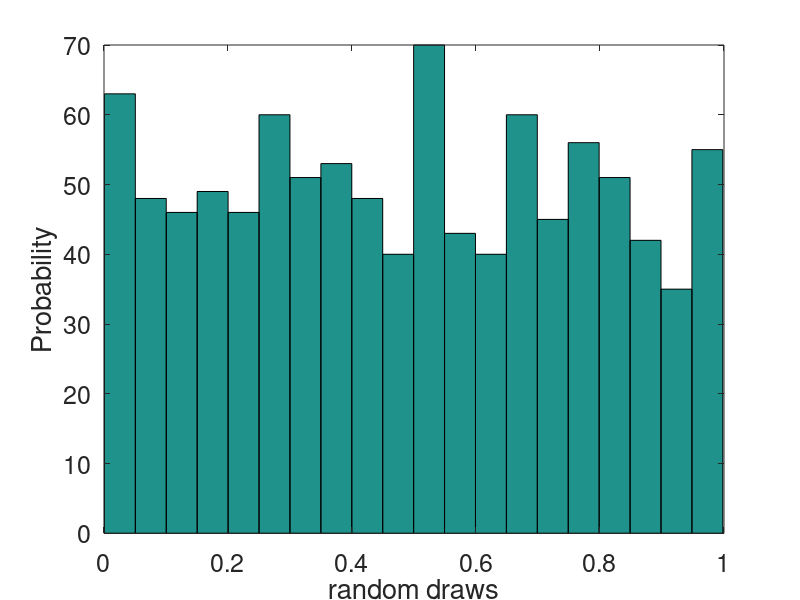
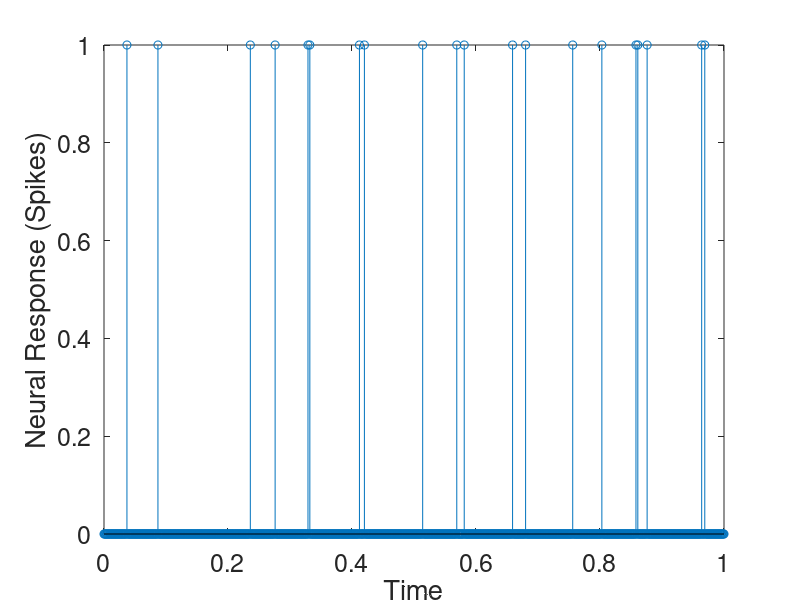
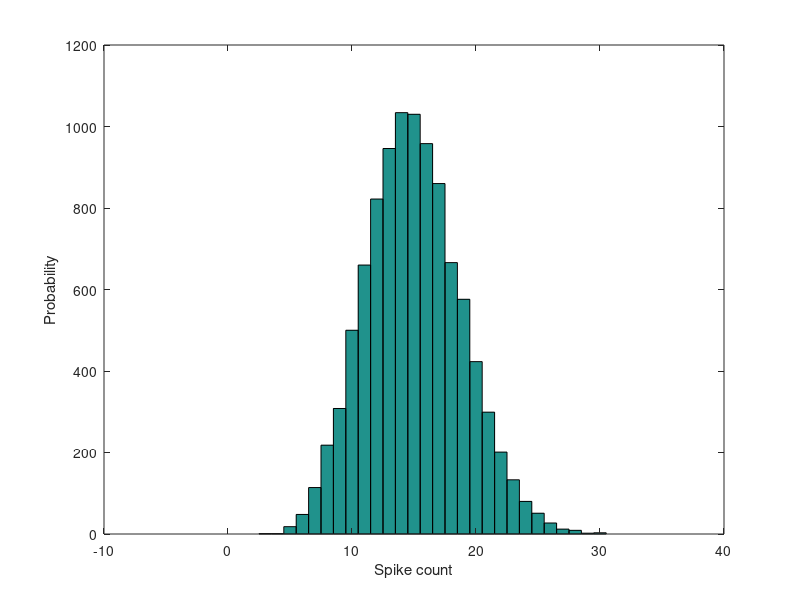

Recreate these plots in MATLAB, in order. (Note: this script raises an error after producing the figures.)

%% This is a tutorial for generating Poisson spike trains.
% Original tutorial: David Heeger (for Cold Spring Harbor Lab summer school).
% Modified by: Odelia Schwartz.
% Read the comments and copy each line of code into matlab.
% In Matlab's editor, to run one block of code (starting with %%)
% you can use the Run and Advance button.
% Type 'help <function_name>' in Matlab window for any
% function you would like more information on.
% Type 'which <function_name>' in Matlab window for the
% location of a file.
%
%%%%%%%%%%%%%%%%%%%%%%%%%%%%%%%%%%%%%%%%%%%%%%%%%%%%%%%%%%%%%%%

% Generating Samples of a Poisson Process.

% Spike trains in neurons are often modeled as a Poisson random 
% process.
%
% One of the easiest ways to generate a Poisson spike
% train is to rely on the approximation that in any small
% time interval the probability of a spike is proportional
% to the mean spike count (firing rate) times the time step:
%
%    Prob{1 spike during (t,t+deltaT)} = r(t) deltaT
%
% where r(t) is the firing rate and deltaT is 
% the time step.  This approximation is only valid when deltaT is
% very short so that there is essentially no chance of there
% being more than one spike per time interval.

%% (1)
% Let's begin by choosing a time step and by choosing an average
% firing rate.
% After running this, try and also choose different firing rates.

deltaT=1e-3 			% Time step: 1e-3 secs = 1 msec
rate=15			    	% Firing rate: spikes/sec
duration=1			% 1 sec simulation

%% Choose the time intervals
times = [0:deltaT:duration] %the millisecond step over until 1 second
size(times) %outputs the column vector of size 1001

%% We can generate one random number between 0 and 1
% Try this many times
xr_one = rand

%% Let's check if the mean firing rate times the time interval 
% is greater than the random number
% Again, we can repeat choosing a random number and checking
% many times
intervalRate = (rate*deltaT)
xr_one
intervalRate > xr_one %0 if interval rate is not greater than the rand num generated

%% We want to do this process not just for one interval,
% but for all the time intervals over the duration
% We'll choose a bunch of random numbers, one for each time step,
% uniformly distributed between 0 and 1.
xr=rand(size(times)) %another 1x1001 column vector of randomly generated nums btw 0 and 1


%% Check that values are reasonably random by plotting a histogram
figure(1);
hist(xr,20);
set(gca, 'fontsize', 18);
xlabel('random draws')
ylabel('Probability')

%% Now, insert a spike whenever the probability of firing
% (rate*deltaT) is greater than the corresponding random number:
% Matlab allows you to do this operation in one line, without a 
% for loop. 

neuralResponse = intervalRate > xr %will produce the outcome of 0s and 1s (1x1001 column vector) depending on the truth value
figure(2); 

% We'll plot the neural responses (spikes) using the stem command
% which is a lollipop plot...
stem(times,neuralResponse);    
set(gca, 'fontsize', 18);
xlabel('Time')
ylabel('Neural Response (Spikes)')

%% To get a better understanding of what this does, we
% can look at the values for a vector of length 5
% Try changing the vector to get more spikes
tmpxr = [.001 .1 .2 .5 .06]
intervalRate
tmpResponse = intervalRate > tmpxr

%% Calculate the spike count, which are the number of spikes during the time duration
spikeCount=sum(neuralResponse)


%% (2) Repeat this 1000 times and save the spikeCounts each time
len = 10000;
spikeCounts = zeros(len,1);;
for i=1:len
   xr=rand(size(times));
   % insert a spike whenever the probability of firing
   % (rate*deltaT) is greater than the corresponding random number:
   neuralResponse = intervalRate > xr;
   spikeCount=sum(neuralResponse)
   spikeCounts(i)= spikeCount;
end 
%% What is the mean of the spikeCounts? How does it
% compare to the firing rate?

mean(spikeCounts) %the array of spike count sums 
rate %the mean of spikecounts is greater than the firing rate

%% Plot a spike count histogram
figure(3);
x=[0:30]; %creates a column vecor of size 30
hist(spikeCounts,x)
xlabel('Spike count')
ylabel('Probability')

%% Plot a normalized histogram (that sums to 1)
%  for comparison with the Poisson
figure(4);
spikeCountHist=hist(spikeCounts,x)/len;
y=mypoisspdf(x,mean(spikeCounts));
bar(x,spikeCountHist)
axis([min(x) max(x) 0 0.25])
xlabel('Spike count')
ylabel('Probability')
hold on
plot(x,y)
hold off
